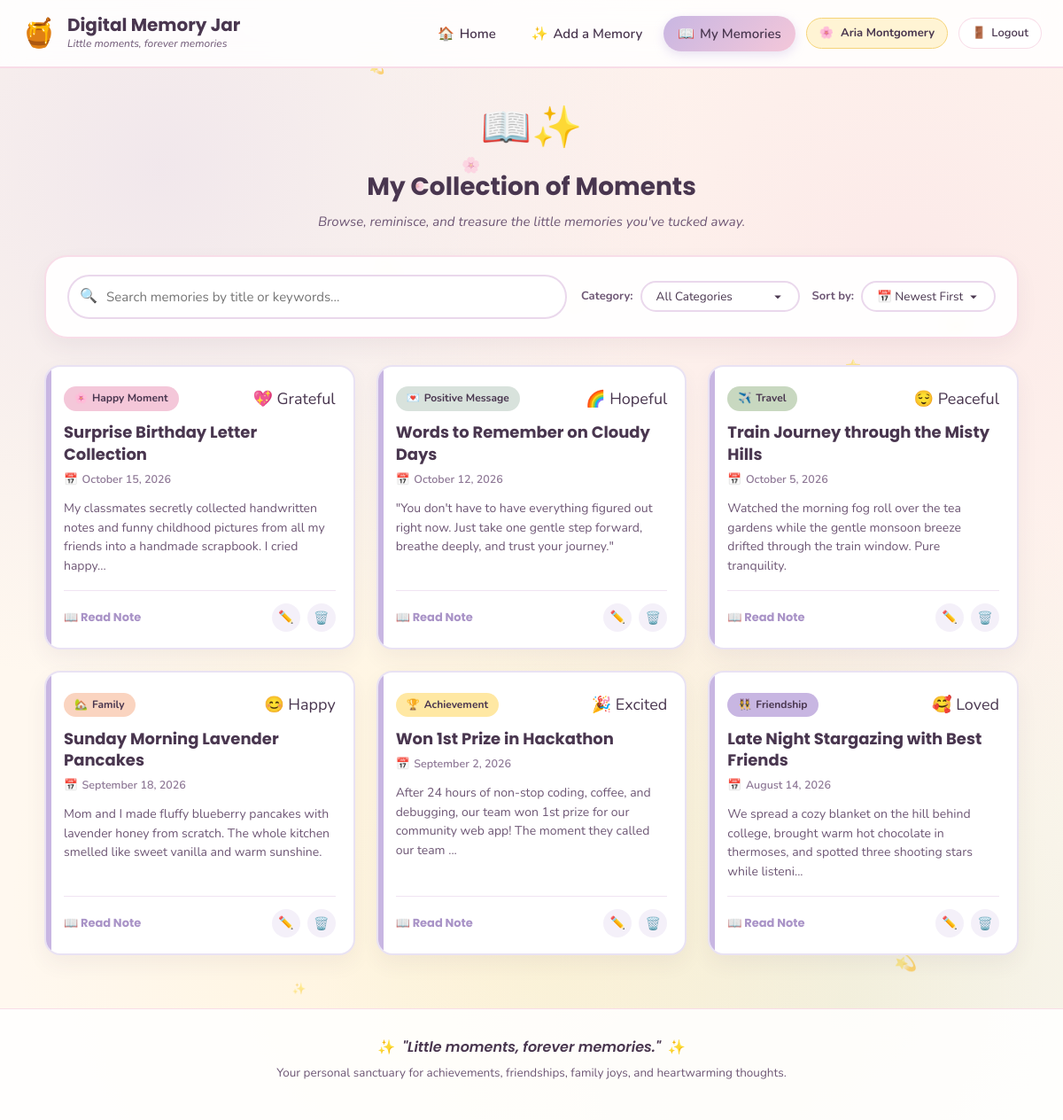
The page /memories.php (signed in) on the database its author committed.
### tables this page shows
CREATE TABLE IF NOT EXISTS `memories` (
  `id` INT AUTO_INCREMENT PRIMARY KEY,
  `user_id` INT NOT NULL,
  `title` VARCHAR(150) NOT NULL,
  `description` TEXT NOT NULL,
  `memory_date` DATE NOT NULL,
  `category` VARCHAR(50) NOT NULL,
  `mood` VARCHAR(30) DEFAULT NULL,
  `created_at` TIMESTAMP DEFAULT CURRENT_TIMESTAMP,
  CONSTRAINT `fk_memories_users` 
    FOREIGN KEY (`user_id`) 
    REFERENCES `users` (`id`) 
    ON DELETE CASCADE 
    ON UPDATE CASCADE
);

### config/db.php (called while the page is built, shortened)
<?php
function e($string) {
    return htmlspecialchars((string)$string, ENT_QUOTES, 'UTF-8');
}
function format_memory_date($date_str) {
    return date('F j, Y', strtotime($date_str));
}
function get_category_meta($category) {
    $categories = [
        'Happy Moment'     => ['icon' => '🌸', 'color' => '#F4C7D9'],
        'Achievement'      => ['icon' => '🏆', 'color' => '#FFE8A3'],
        'Friendship'       => ['icon' => '👯‍♀️', 'color' => '#C8B6E2'],
        'Family'           => ['icon' => '🏡', 'color' => '#FAD4C0'],
        'Travel'           => ['icon' => '✈️', 'color' => '#C8D8C0'],
        'Positive Message' => ['icon' => '💌', 'color' => '#D8E2DC'],
        'Other'            => ['icon' => '✨', 'color' => '#E8E8E4']
    ];
    return $categories[$category] ?? ['icon' => '✨', 'color' => '#E8E8E4'];
}

### memories.php (the view, shortened to what this page needs)
<?php
require_once __DIR__ . '/config/db.php';
require_once __DIR__ . '/includes/auth_check.php';
$user_id = $currentUser['id'];
$search_query    = trim($_GET['q'] ?? '');
$sort_order      = trim($_GET['sort'] ?? 'newest');
$sql = "SELECT id, title, description, memory_date, category, mood FROM memories WHERE user_id = ?";
$params = [$user_id];
$sql .= ($sort_order === 'oldest') ? " ORDER BY memory_date ASC, id ASC" : " ORDER BY memory_date DESC, id DESC";
$stmt = $pdo->prepare($sql);
$stmt->execute($params);
$memories = $stmt->fetchAll();
$total_stmt = $pdo->prepare("SELECT COUNT(*) FROM memories WHERE user_id = ?");
$total_stmt->execute([$user_id]);
$total_user_memories = (int)$total_stmt->fetchColumn();
require_once __DIR__ . '/includes/header.php';
?>
<div class="memories-page-wrapper">
    <div class="page-header-simple text-center">
        <span class="page-badge-icon">📖✨</span>
        <h1 class="page-title">My Collection of Moments</h1>
        <p class="page-subtitle">Browse, reminisce, and treasure the little memories you've tucked away.</p>
    </div>
    <?php if ($total_user_memories > 0): ?>
    <section class="memories-toolbar-card">
        <form action="memories.php" method="GET" class="filter-controls-form" id="filterForm">
            <div class="toolbar-search-group">
                <span class="search-icon">🔍</span>
                <input type="text"
                       id="searchInput"
                       name="q"
                       class="form-control search-input"
                       placeholder="Search memories by title or keywords..."
                       value="<?php echo e($search_query); ?>"
                       autocomplete="off">
            </div>
            <div class="toolbar-selects-group">
                <div class="toolbar-select-item">
                    <label for="categoryFilter" class="select-label">Category:</label>
                    <select name="category" id="categoryFilter" class="form-control form-select select-pill">
                        <option value="">All Categories</option>
                    </select>
                </div>
                <div class="toolbar-select-item">
                    <label for="sortFilter" class="select-label">Sort by:</label>
                    <select name="sort" id="sortFilter" class="form-control form-select select-pill">
                        <option value="newest" <?php echo $sort_order === 'newest' ? 'selected' : ''; ?>>📅 Newest First</option>
                    </select>
                </div>
            </div>
        </form>
    </section>
    <?php endif; ?>
    <section class="memories-content-area">
        <?php if ($total_user_memories === 0): ?>
            <div class="empty-state-box">
                <div class="empty-state-jar">🍯</div>
                <h2 class="empty-state-title">Your Jar is Waiting</h2>
                <p class="empty-state-desc">
                    Your jar is waiting for its first little memory. Add one to get started! 💌
                </p>
                <a href="add-memory.php" class="btn btn-primary btn-magic btn-pill">
                    <span class="btn-icon">✨</span> Add Your First Memory
                </a>
            </div>
        <?php else: ?>
            <div class="memories-grid" id="memoriesGrid">
                <?php foreach ($memories as $mem):
                    $cat_meta = get_category_meta($mem['category']);
                    $short_desc = mb_strlen($mem['description']) > 140
                        ? mb_substr($mem['description'], 0, 140) . '...'
                        : $mem['description'];
                ?>
                    <article class="memory-card"
                             id="memory-card-<?php echo (int)$mem['id']; ?>"
                             data-id="<?php echo (int)$mem['id']; ?>"
                             data-title="<?php echo e($mem['title']); ?>"
                             data-category="<?php echo e($mem['category']); ?>"
                             data-date="<?php echo e($mem['memory_date']); ?>"
                             data-mood="<?php echo e($mem['mood'] ?: '😊 Happy'); ?>"
                             data-full-desc="<?php echo e($mem['description']); ?>">
                        <div class="card-top-bar">
                            <span class="memory-cat-pill" style="--cat-color: <?php echo $cat_meta['color']; ?>;">
                                <span class="cat-icon"><?php echo $cat_meta['icon']; ?></span>
                                <span><?php echo e($mem['category']); ?></span>
                            </span>
                            <span class="memory-mood-pill" title="Mood: <?php echo e($mem['mood'] ?: 'Happy'); ?>">
                                <?php echo e($mem['mood'] ?: '😊'); ?>
                            </span>
                        </div>
                        <div class="card-body">
                            <h3 class="memory-card-title"><?php echo e($mem['title']); ?></h3>
                            <div class="memory-card-date">
                                <span class="date-icon">📅</span>
                                <time datetime="<?php echo e($mem['memory_date']); ?>"><?php echo format_memory_date($mem['memory_date']); ?></time>
                            </div>
                            <p class="memory-card-snippet"><?php echo nl2br(e($short_desc)); ?></p>
                        </div>
                        <div class="card-footer">
                            <button type="button" class="btn-card-action btn-view-memory" data-id="<?php echo (int)$mem['id']; ?>">
                                <span>📖 Read Note</span>
                            </button>
                            <div class="card-btn-group">
                                <a href="edit-memory.php?id=<?php echo (int)$mem['id']; ?>" class="btn-icon-action btn-edit" title="Edit this memory">
                                    ✏️
                                </a>
                                <button type="button"
                                        class="btn-icon-action btn-delete"
                                        data-id="<?php echo (int)$mem['id']; ?>"
                                        data-title="<?php echo e($mem['title']); ?>"
                                        title="Delete this memory">
                                    🗑️
                                </button>
                            </div>
                        </div>
                    </article>
                <?php endforeach; ?>
            </div>
        <?php endif; ?>
    </section>
</div>
<?php require_once __DIR__ . '/includes/footer.php'; ?>

### includes/header.php (shortened to what this page needs)
<?php
$is_logged_in = isset($_SESSION['user_id']);
$user_display_name = $is_logged_in ? htmlspecialchars($_SESSION['user_name'] ?? 'Friend') : '';
$current_page = basename($_SERVER['PHP_SELF']);
?>
<!DOCTYPE html>
<html lang="en">
<head>
    <link rel="stylesheet" href="assets/css/style.css">
</head>
<body>
    <div class="dreamy-bg-sparkles" aria-hidden="true" id="bgSparkles"></div>
    <header class="main-header">
        <div class="header-container">
            <a href="<?php echo $is_logged_in ? 'home.php' : 'index.php'; ?>" class="brand-logo">
                <span class="logo-jar">🍯</span>
                <span class="logo-text">
                    <strong>Digital Memory Jar</strong>
                    <small>Little moments, forever memories</small>
                </span>
            </a>
            <?php if ($is_logged_in): ?>
            <nav class="main-nav" id="mainNav">
                <ul class="nav-links">
                    <li>
                        <a href="home.php" class="<?php echo $current_page === 'home.php' ? 'active' : ''; ?>">
                            <span class="nav-icon">🏠</span> Home
                        </a>
                    </li>
                    <li>
                        <a href="add-memory.php" class="<?php echo $current_page === 'add-memory.php' ? 'active' : ''; ?>">
                            <span class="nav-icon">✨</span> Add a Memory
                        </a>
                    </li>
                    <li>
                        <a href="memories.php" class="<?php echo ($current_page === 'memories.php' || $current_page === 'edit-memory.php') ? 'active' : ''; ?>">
                            <span class="nav-icon">📖</span> My Memories
                        </a>
                    </li>
                </ul>
                <div class="user-action-group">
                    <span class="user-greeting-pill" title="Signed in as <?php echo $user_display_name; ?>">
                        <span class="user-avatar-emoji">🌸</span>
                        <span class="user-name-text"><?php echo $user_display_name; ?></span>
                    </span>
                    <a href="logout.php" class="btn-logout" title="Sign out of your jar">
                        <span class="nav-icon">🚪</span> Logout
                    </a>
                </div>
            </nav>
            <?php else: ?>
            <div class="header-auth-badge">
                <span class="auth-quote">Save your happy moments ✨</span>
            </div>
            <?php endif; ?>
        </div>
    </header>
    <main class="page-main-content">

### includes/footer.php (shortened to what this page needs)
    </main>
    <footer class="main-footer">
        <div class="footer-container">
            <div class="footer-quote">
                <span class="sparkle-star">✨</span>
                <em>"Little moments, forever memories."</em>
                <span class="sparkle-star">✨</span>
            </div>
            <p class="footer-desc">
                Your personal sanctuary for achievements, friendships, family joys, and heartwarming thoughts.
            </p>
        </div>
    </footer>
</body>
</html>

### rows shown on the page
memories: category "🌸", category "Happy Moment", mood "💖 Grateful", title "Surprise Birthday Letter Collection", memory_date "October 15, 2026", description "My classmates secretly collected handwritten notes and funny childhood pictures from all my friends into a handmade scrapbook. I cried happy..."
memories: category "💌", category "Positive Message", mood "🌈 Hopeful", title "Words to Remember on Cloudy Days", memory_date "October 12, 2026", description "\"You don't have to have everything figured out right now. Just take one gentle step forward, breathe deeply, and trust your journey.\""
memories: category "✈️", category "Travel", mood "😌 Peaceful", title "Train Journey through the Misty Hills", memory_date "October 5, 2026", description "Watched the morning fog roll over the tea gardens while the gentle monsoon breeze drifted through the train window. Pure tranquility."
memories: category "🏡", category "Family", mood "😊 Happy", title "Sunday Morning Lavender Pancakes", memory_date "September 18, 2026", description "Mom and I made fluffy blueberry pancakes with lavender honey from scratch. The whole kitchen smelled like sweet vanilla and warm sunshine."
memories: category "🏆", category "Achievement", mood "🎉 Excited", title "Won 1st Prize in Hackathon", memory_date "September 2, 2026", description "After 24 hours of non-stop coding, coffee, and debugging, our team won 1st prize for our community web app! The moment they called our team ..."
memories: category "👯‍♀️", category "Friendship", mood "🥰 Loved", title "Late Night Stargazing with Best Friends", memory_date "August 14, 2026", description "We spread a cozy blanket on the hill behind college, brought warm hot chocolate in thermoses, and spotted three shooting stars while listeni..."

### other values the page prints
$user_display_name "Aria Montgomery"
